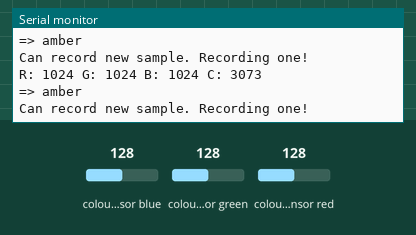
This sketch was run on a simulated ESP8266 (NodeMCU). Parts: the last lines printed to the serial monitor. The test bench sets the inputs (shaded band); at power-on: colour sensor blue 128, colour sensor red 128, colour sensor green 128. WiFi joins after 1.5 s; servers stay silent unless stated; no MQTT or app messages arrive unless stated; not simulated (calls return 0 or success): wlan_secret.h.

Above: at 2.7 s.
2.8 s: colour sensor blue set to 191
At 2.85 s:
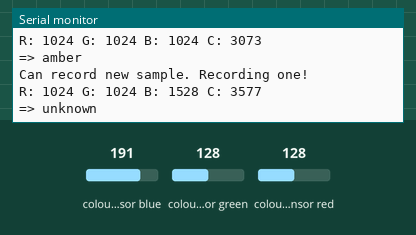
4.4 s: colour sensor red set to 250
At 5.1 s:
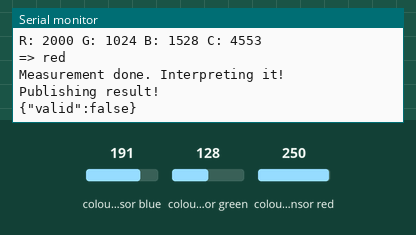
Timing chart, 0 to 7.4 s (numbered marks = the images above; inputs shaded):
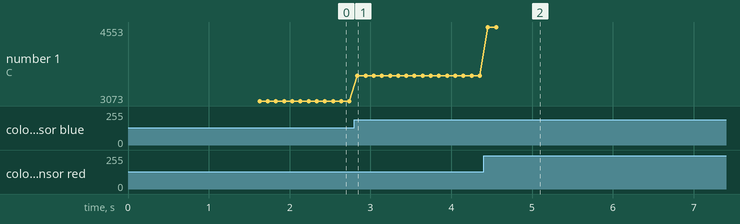

The sketch:

boiler_watch.ino
```cpp
#include "wlan_secret.h"

#include <Wire.h>
#include "Adafruit_TCS34725.h"
#include <ESP8266WiFi.h>
#include <PubSubClient.h>
#include <ArduinoJson.h>

#define MQTT_HOST "mqtt"

Adafruit_TCS34725 tcs = Adafruit_TCS34725(TCS34725_INTEGRATIONTIME_50MS, TCS34725_GAIN_4X );
WiFiClient wifiClient;
PubSubClient client(wifiClient, MQTT_HOST);


enum indicator_colors_t {GREEN, AMBER, RED, DARK, UNKNOWN};
const indicator_colors_t COLORS[] {GREEN, AMBER, RED, DARK, UNKNOWN};

const int measurement_interval_ms = 5 * 1000;
const int sampling_interval_ms = 50;
const int samples_per_measurement = 30;
const int measurement_duration = samples_per_measurement * sampling_interval_ms;

int color_frequency_per_measurement[5];

int lastSample = 0;
int numberOfSamples = 0;

struct light_sensor_reading_t  {
    uint16_t r;
    uint16_t g;
    uint16_t b;
    uint16_t c;

};

struct measurement_interpretation_t {
    bool is_valid;
    int dark_duty_cycle;
    indicator_colors_t other_color;
};

void connectToWifi() {

    Serial.println("Connecting to Wifi...");
    if (WiFi.status() != WL_CONNECTED) {
        delay(10);
        WiFi.mode(WIFI_STA);
        WiFi.begin(ssid, password);

        while (WiFi.status() != WL_CONNECTED) {
            Serial.print(".");
            delay(250);

        }
    }

    if (client.connect("boiler-watch")) {
        Serial.println("Connected to MQTT server");
    } else {
        Serial.println("Could not connect to MQTT server!");
    }

}

void setup(void) {
    Serial.begin(9600);
    Serial.println("Starting up...");
    connectToWifi();
    if (tcs.begin()) {
        Serial.println("Found sensor");
    } else {
        Serial.println("No TCS34725 found ... check your connections");
        while (1);
    }
}

bool canBeginMeasurement() {
    if (lastSample + measurement_interval_ms <= millis()) {
        return true;
    }
    return false;
}

void beginMeasurement() {
    numberOfSamples = 0;
    color_frequency_per_measurement[GREEN] = 0;
    color_frequency_per_measurement[AMBER] = 0;
    color_frequency_per_measurement[RED] = 0;
    color_frequency_per_measurement[DARK] = 0;
    color_frequency_per_measurement[UNKNOWN] = 0;

}

bool isMeasurementDone() {
    if (numberOfSamples == samples_per_measurement) {
        return true;
    }
    return false;
}

bool isMeasurementInProgress()  {
    return numberOfSamples < samples_per_measurement;
}

bool canRecordNewSample() {
    if (lastSample + sampling_interval_ms <= millis()) {
        return true;
    }
    return false;
}


void recordSample() {
    indicator_colors_t color = readIndicatorColor();
    color_frequency_per_measurement[color]++;
    lastSample = millis();
    numberOfSamples++;
}

measurement_interpretation_t interpretMeasurement()  {
    // We care about one thing: the duty cycle of the LED. Per measurement, we allow
    // only one color + DARK. Multiple colors are not allowed, only DARK is allowed.

    int dark_frequency = color_frequency_per_measurement[DARK];
    indicator_colors_t observed_color = UNKNOWN;

    measurement_interpretation_t interpretation;


    for (int i = 0; i < sizeof(COLORS) / sizeof(indicator_colors_t); i++) {
        indicator_colors_t color = COLORS[i];
        if (color == DARK) {
            continue;
        }
        int color_frequency = color_frequency_per_measurement[color];
        if (color_frequency > 0) {
            observed_color = color;
        }
    }

    // We only allow at most one color other than dark
    // The check below even works if only dark was observed, since the frequency for UNKNOWN will then be 0
    if (dark_frequency + color_frequency_per_measurement[observed_color] != samples_per_measurement) {
        interpretation.is_valid = false;
    } else if (color_frequency_per_measurement[UNKNOWN] > 0) {
        interpretation.is_valid = false;
    } else {
        interpretation.is_valid = true;
        interpretation.other_color = observed_color;
        interpretation.dark_duty_cycle = (dark_frequency * 100) / samples_per_measurement;
    }

    return interpretation;


}

enum indicator_colors_t readIndicatorColor() {
    light_sensor_reading_t reading = readRawLightSensor();
    printSensorReading(reading);
    indicator_colors_t value = convertSensorReadingToColor(reading);
    printColor(value);
    return value;
}

enum indicator_colors_t convertSensorReadingToColor(light_sensor_reading_t reading) {
    // We need to distinguish between RED, GREEN and AMBER.
    // For the sake of this limited comparison, we only look at the red and
    // green values provided by the sensor.
    // If the red and green values are approximately balanced (factor amber_factor
    // between red and green) we detect the color as AMBER.
    // Else, either RED or GREEN wins.
    // If the clear value is below dark_threshold, we assume the LED is off and DARK.


    // These values all are influenced by the sensor integration time and gain setting.

    // It is quite possible these values have to be calibrated in the field, but
    // they might work quite well in low-noise conditions (i.e. properly fixed to the LED).

    const float amber_factor = 0.60;
    const int minimum_value = 40;
    // The higher this number is, the higher the C value must be for a color
    // != DARK to be detected. It is useful to have a somewhat higher number
    // here to avoid ambiguous (UNKNOWN) readings if we sample during a transition from
    // color to DARK or vice versa.
    const int dark_threshold = 80;

    if (reading.c < dark_threshold) {
        return DARK;
    }

    // If blue dominates, we do not want to match anything
    if (reading.b > reading.r && reading.b > reading.g) {
        return UNKNOWN;
    }
    if (reading.r < minimum_value && reading.g < minimum_value) {
        return UNKNOWN;
    }
    if (reading.r != 0) {
        const float green_red_factor = ((float) reading.g) / reading.r;
        if (green_red_factor > amber_factor) {
            return AMBER;
        }
    }
    if (reading.r > reading.g) {
        return RED;
    } else {
        return GREEN;
    }
}

void printSensorReading(light_sensor_reading_t reading) {
    Serial.print("R: "); Serial.print(reading.r, DEC); Serial.print(" ");
    Serial.print("G: "); Serial.print(reading.g, DEC); Serial.print(" ");
    Serial.print("B: "); Serial.print(reading.b, DEC); Serial.print(" ");
    Serial.print("C: "); Serial.print(reading.c, DEC); Serial.print(" ");
    Serial.println(" ");

}

void printColor(indicator_colors_t color) {
    Serial.print("=> ");
    Serial.println(convertColorToString(color));
}

String convertColorToString (indicator_colors_t color) {
    if (color == GREEN) {
        return String("green");
    } else if (color == RED) {
        return String("red");
    } else if (color == AMBER) {
        return String("amber");
    } else if (color == DARK) {
        return String("dark");
    } else if (color == UNKNOWN) {
        return String("unknown");
    } else {
        return String("invalid color code provided!");
    }
}

light_sensor_reading_t readRawLightSensor() {

    uint16_t r, g, b, c;

    tcs.getRawData(&r, &g, &b, &c);

    light_sensor_reading_t reading;
    reading.r = r;
    reading.g = g;
    reading.b = b;
    reading.c = c;
    return reading;
}

void publishMeasurementInterpretation(measurement_interpretation_t interpretation) {
    DynamicJsonBuffer  jsonBuffer;

    JsonObject& root = jsonBuffer.createObject();

    root["valid"] = interpretation.is_valid;

    if (interpretation.is_valid) {
        root["dark_duty_cycle"] = interpretation.dark_duty_cycle;
        root["color"] = convertColorToString(interpretation.other_color);
    }

    char json[1024];
    root.printTo(json, 1024);

    Serial.println("Publishing result!");
    Serial.println(json);
    client.publish("/reijoo2Ooquaibah/", json);

}

void loop(void) {
    if (! isMeasurementInProgress() && canBeginMeasurement()) {
        Serial.println("Measurement not in progress. Beginning one!");
        beginMeasurement();
    }

    if (isMeasurementInProgress()) {
        if (canRecordNewSample()) {
            Serial.println("Can record new sample. Recording one!");
            recordSample();
        }
        if (isMeasurementDone()) {
            Serial.println("Measurement done. Interpreting it!");
            measurement_interpretation_t interpretation = interpretMeasurement();
            publishMeasurementInterpretation(interpretation);
        }
    }
}
```

Measured:
- after the input at 2.8 s, the serial monitor: prints a new line at once (image 1)
- after the input at 4.4 s, the serial monitor: prints a new line after 0.05 s (image 2)
- plotted number 1: 3073 → 3577 after the input at 2.8 s, 3577 → 4553 after the input at 4.4 s
